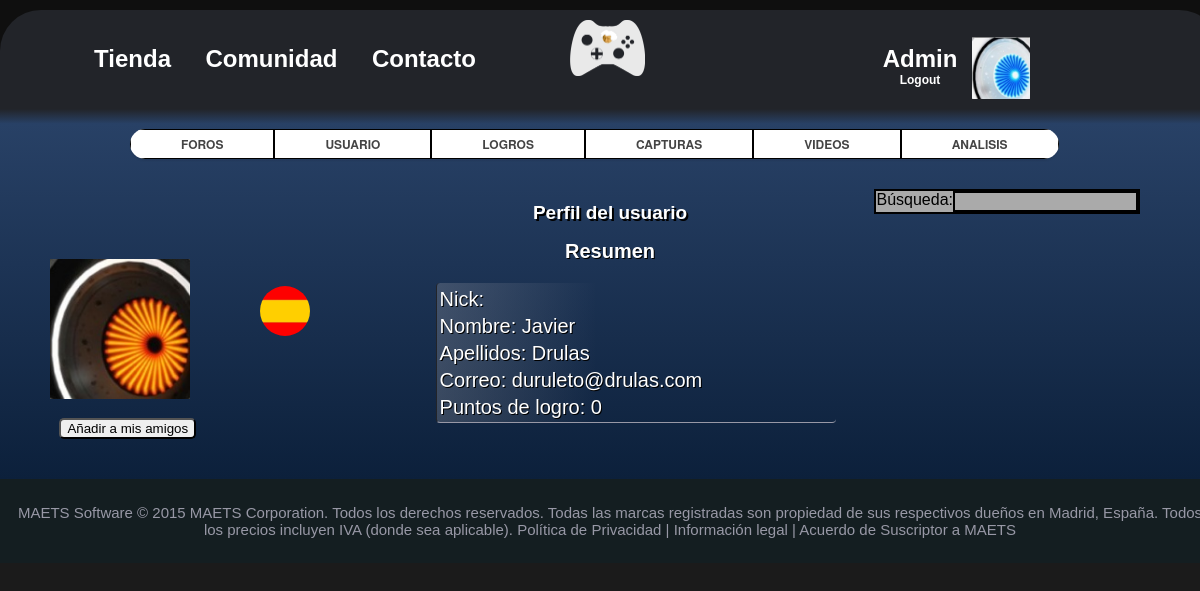
Screenshot of /Usuario/Usuario.php (signed in) with the database file from the repository.
### tables this page shows
CREATE TABLE IF NOT EXISTS `usuario` (
`Id` int(10) NOT NULL,
  `Nick` varchar(20) NOT NULL,
  `Contrasenia` varchar(100) NOT NULL,
  `Nombre` varchar(20) NOT NULL,
  `Apellidos` varchar(50) NOT NULL,
  `Correo` varchar(50) NOT NULL,
  `Fecha de Nacimiento` date NOT NULL,
  `Pais` varchar(50) NOT NULL,
  `Ciudad` varchar(50) NOT NULL,
  `Direccion` varchar(100) NOT NULL,
  `Codigo Postal` int(7) NOT NULL,
  `Puntuacion` int(7) NOT NULL,
  `Rol` enum('Usuario Registrado','Administrador','Desarrollador','Gestor-Tienda','Gestor-Comunidad','') NOT NULL,
  `Imagen` varchar(150) NOT NULL,
  `Companyia` varchar(150) NOT NULL
);

### include/usersBD.php (called while the page is built, shortened)
<?php
function selectUser($valor, $column, $like){
	$connection=createConnection();
	if($valor == "")
		$sql = "SELECT * FROM usuario";
	else {
		if($like)
			$sql = "SELECT * FROM usuario WHERE UPPER(" .$column. ") LIKE UPPER('%$valor%')	";
		else
			$sql = "SELECT * FROM usuario WHERE " .$column. " = '$valor'";
	}
	$res = $connection->query($sql) or die ($connection->error. " en la linea". (_LINE_-1));
	while($ret[] = $res->fetch_assoc());
	return($ret);
}
?>

### include/usersOp.php (called while the page is built, shortened)
<?php
function getListaUsuarios($valor, $column, $like) {
		require_once('../include/usersBD.php');
	return (selectUser($valor, $column, $like));
}
?>

### include/vUsuario.php (the view, shortened to what this page needs)
<?php
function generarUsuario($user){
	require_once('../include/usersOp.php');
	$res = getListaUsuarios($user,"Nick", false);
		  echo "<div id = 'user_friends_header'>";
          echo "<img id='imagen_Avatar' src='../images/usuarios/".$res[0]['Imagen']."'>";
          echo "<div id = 'texto_perfil' >";
          echo "<img id = 'bandera_nacionalidad' src='../images/usuarios/SpainFlag.jpg'>";
          echo "</div>";
          echo "<div id = 'botonAniadir'>";
          echo "<button type='button' id='addFriendButton'>Añadir a mis amigos</button>";
          echo "</div>";
          echo "</div>";
          echo "<div id ='mainContent'>";
          echo "<h1> Perfil del usuario</h1>";
          echo "<table>";
 			echo "<tr><h2> Resumen </h2></tr>";
             echo "<tr>";
             echo "<td>Nick:   ".$user."</td>";
              echo "</tr>";
              echo  "<tr>";
              echo "<td>Nombre:    "  .$res[0]['Nombre']. " </a></td>";
              echo "</tr>";
              echo "<tr>";
              echo "<td>Apellidos:    ".$res[0]['Apellidos']." </a></td>";
              echo "</tr>";
              echo "<tr>";
              echo "<td>Correo:     " .$res[0]['Correo']. " </a></td>";
              echo "</tr>";
              echo "<tr>";
              echo "<td>Puntos de logro: " .$res[0]['Puntuacion']. "</a></td>";
              echo "</tr>";
              echo "</table>";
              echo "</div>";
}
?>

### css/main.css (style rules this page uses)
body { font-family: sans-serif; text-align: center; background-color: rgb(27,27,27); }
h1 { color: #FFFFFF; text-shadow: 2px 2px #000000; font-size: 19px; }

### css/users.css (style rules this page uses)
#addFriendButton { margin-left: -2.5cm; margin-top: 15px; display:inline-table; float: bottom; text-align: center; -moz-border-radius: 5px; -webkit-border-radius: 5px; border-radius: 5px; }
#mainContent { width: 500px; margin: auto; float: center; }
table { background: rgba(207,201,201,0.21); background: -moz-linear-gradient(left, rgba(207,201,201,0.21) 0%, rgba(223,153,141,0) 40%, rgba(248,80,50,0) 100%); background: -webkit-gradient(left top, right top, color-stop(0%, rgba(207,201,201,0.21)), color-stop(40%, rgba(223,153,141,0)), color-stop(100%, rgba(248,80,50,0))); background: -webkit-linear-gradient(left, rgba(207,201,201,0.21) 0%, rgba(223,153,141,0) 40%, rgba(248,80,50,0) 100%); background: -o-linear-gradient(left, rgba(207,201,201,0.21) 0%, rgba(223,153,141,0) 40%, rgba(248,80,50,0) 100%); background: -ms-linear-gradient(left, rgba(207,201,201,0.21) 0%, rgba(223,153,141,0) 40%, rgba(248,80,50,0) 100%); background: linear-gradient(to right, rgba(207,201,201,0.21) 0%, rgba(223,153,141,0) 40%, rgba(248,80,50,0) 100%); filter: progid:DXImageTransform.Microsoft.gradient( startColorstr='#cfc9c9', endColorstr='#f85032', GradientType=1 ); margin-top: 20px; text-align: center; margin-left: 2cm; text-align: left; text-align: justify; width: 400px; border-bottom: 1px #9898A6 groove; border-left: 1px #222429 solid; border-radius: 4px; float: center; }
tr { font-size: 20px; font-weight: bloth; color: #FFFFFF; text-shadow: 1px 1px #000000; }
td { font-size: 20px; font-weight: bloth; color: #FFFFFF; text-shadow: 1px 1px #000000; }
#imagen_Avatar { margin-top: 10px; margin-left: 10px; margin-right: 10px; float: center; width: 140px; height: 140px; }
#user_friends_header { margin-top: 15px; padding: 20px; overflow: auto; clear: both; float : left; }
#bandera_nacionalidad { margin-top: 20px; margin-left: 15px; float: left; width: 50px; height: 50px; border-radius: 50%; }
#texto_perfil { margin-left: 45px; margin-top: 0px; float: right; color: #FFFFFF; text-shadow: 2px 2px #000000; font-size: 25px; }
h2 { font-size: 20px; font-weight: bloth; color: #FFFFFF; text-shadow: 1px 1px #000000; }

### rows the page displays
usuario: Imagen (picture), Nombre "Javier", Apellidos "Drulas", Correo "duruleto@drulas.com", Puntuacion "0"

### other values shown
$_SESSION["Nick"] "Admin"
